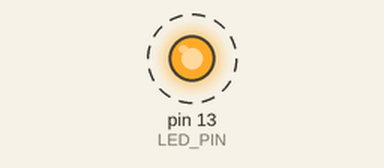
This sketch was run on a simulated Arduino Uno, built with avr-gcc and run on an emulated ATmega328P. Parts: output pins drawn as LEDs (lit = HIGH). Dashed ring = blinking.

Above: at 0.2 s.
Timing chart, 0 to 3.0 s (numbered marks = the images above):
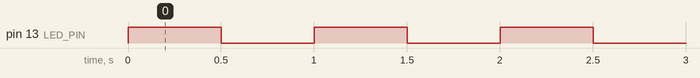

Measured:
- by itself, pin 13 (LED_PIN): alternates HIGH for 0.50 s and LOW for 0.50 s

The sketch:

HelloWorldSketch.ino
```cpp
/*
 Name:		HelloWorldSketch.ino
 Created:	1/4/2016 9:37:36 PM
 Author:	Nomi
*/

// the setup function runs once when you press reset or power the board

//Include custom made library
#include "LED13.h"

LED13 object;

void setup() {

}

// the loop function runs over and over again until power down or reset
void loop() {
	object.blink(1000);
}
```

LED13.cpp
```cpp
// Define all the functions for class, LED13
//
//

#include "LED13.h"

const byte LED_PIN = 13;

LED13::LED13() {
	pinMode(LED_PIN, OUTPUT);
}

LED13::~LED13() {}

void LED13::on() {
	digitalWrite(LED_PIN, HIGH);
}

void LED13::off() {
	digitalWrite(LED_PIN, LOW);
}

void LED13::blink(int time) {
	on();
	delay(time/2);
	off();
	delay(time/2);
}
```

LED13.h
```cpp
// LED13.h
//Declare the class and function names/types

#ifndef _LED13_h
#define _LED13_h

#if defined(ARDUINO) && ARDUINO >= 100
	#include "arduino.h"
#else
	#include "WProgram.h"
#endif

class LED13
{
 public:
	 LED13();
	 ~LED13();
	 void on();
	 void off();
	 void blink(int time);
};

#endif
```
